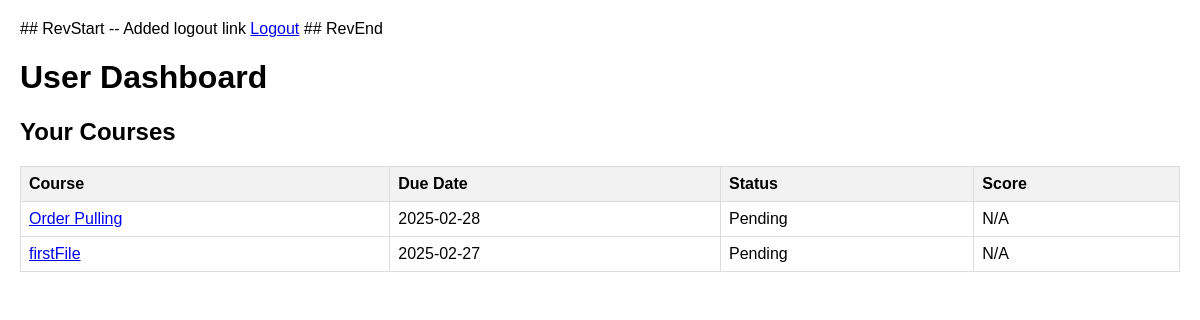
Page /user_dashboard (signed in) on the committed database.
### tables this page shows
CREATE TABLE assignments (
        id INTEGER PRIMARY KEY AUTOINCREMENT,
        user_id INTEGER,
        course_id INTEGER,
        due_date TEXT,
        FOREIGN KEY(user_id) REFERENCES users(id),
        FOREIGN KEY(course_id) REFERENCES courses(id)
    );

CREATE TABLE courses (
        id INTEGER PRIMARY KEY AUTOINCREMENT,
        name TEXT NOT NULL,
        filepath TEXT NOT NULL
    );

### app.py (the view)
@app.route('/user_dashboard', methods=['GET', 'POST'])
def user_dashboard():
    if 'user_id' not in session or session.get('is_admin'):
        return redirect(url_for('login'))
    assignments = database.get_assignments(session['user_id'])
    return render_template('user_dashboard.html', assignments=assignments)

### database.py (called while the page is built)
def get_assignments(user_id):
    conn = sqlite3.connect('lmas.db')
    c = conn.cursor()
    c.execute('''SELECT c.name, c.filepath, a.due_date, p.score, p.passed
                 FROM assignments a
                 LEFT JOIN courses c ON a.course_id = c.id
                 LEFT JOIN attempts p ON a.user_id = p.user_id AND a.course_id = p.course_id
                 WHERE a.user_id = ?''', (user_id,))
    assignments = c.fetchall()
    conn.close()
    return assignments

### templates/user_dashboard.html
<!DOCTYPE html>
<html>
<head>
    <link rel="stylesheet" href="{{ url_for('static', filename='style.css') }}">
</head>
<body>
    ## RevStart -- Added logout link
    <a href="{{ url_for('logout') }}">Logout</a>
    ## RevEnd
    <h1>User Dashboard</h1>
    <h2>Your Courses</h2>
    <table>
        <tr><th>Course</th><th>Due Date</th><th>Status</th><th>Score</th></tr>
        {% for assignment in assignments %}
            <tr>
                <td><a href="{{ url_for('launch_course', filepath=assignment[1]) }}">{{ assignment[0] }}</a></td>
                <td>{{ assignment[2] }}</td>
                <td>{{ 'Completed' if assignment[4] else 'Pending' }}</td>
                <td>{{ assignment[3] if assignment[3] else 'N/A' }}</td>
            </tr>
        {% endfor %}
    </table>
</body>
</html>

### static/style.css (style rules this page uses)
body { font-family: Arial, sans-serif; margin: 20px; }
table { border-collapse: collapse; width: 100%; }
th, td { border: 1px solid #ddd; padding: 8px; text-align: left; }
th { background-color: #f2f2f2; }

### rows in the picture
assignments: name "Order Pulling", due_date "2025-02-28", value "Pending", assignment "N/A"
assignments: name "firstFile", due_date "2025-02-27", value "Pending", assignment "N/A"
